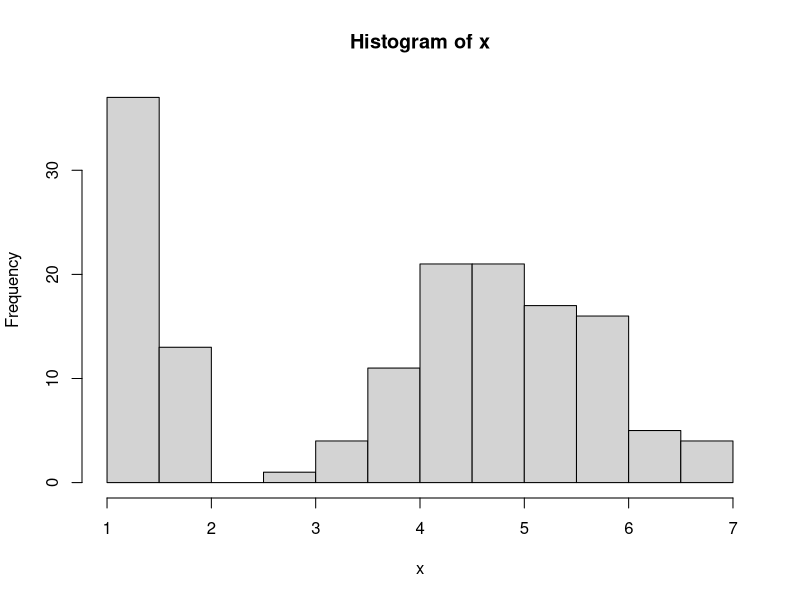
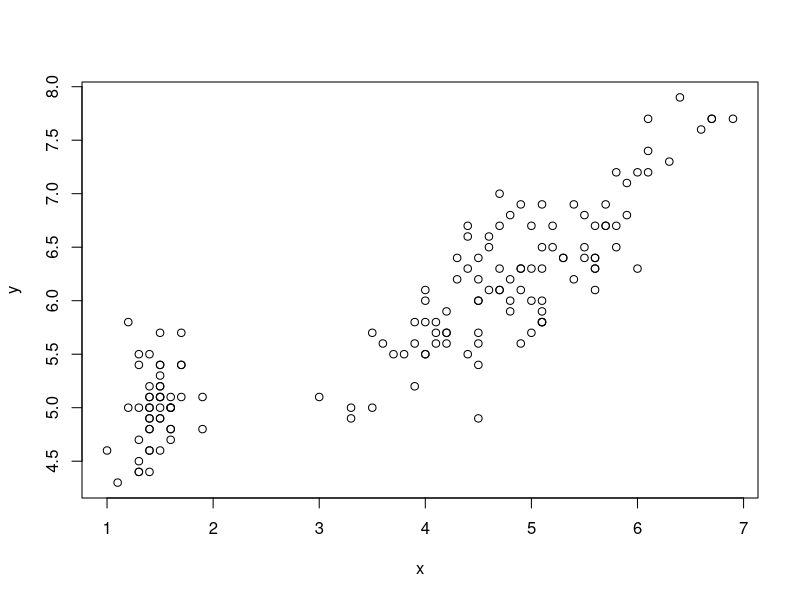
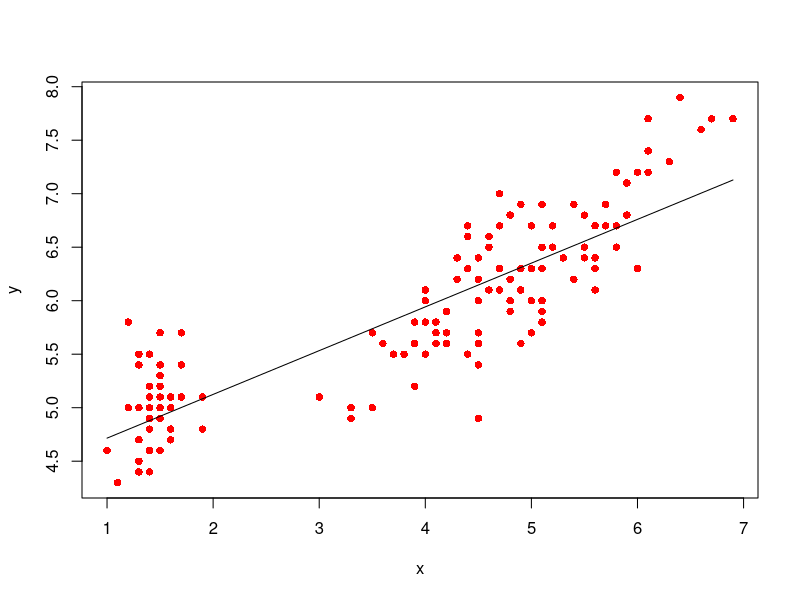

Source code (R) for these figures, in order:
#Codigo para problema 2
mis_dades <- iris
mis_dades
x<-mis_dades$Petal.Length
mean(x)#media
sd(x)#distania típica
#histograma
hist(x)

y <- mis_dades$Sepal.Length
mean(y)
#grafico x,y
plot(x,y)
#sacar m
m<- sum((x-mean(x))*(y-mean(y)))/sum((x-mean(x))^2)
m
#sacar b
b<- mean(y)-m*mean(x)
b
#prediccion
m*1.5+b
####
mod<-lm(y~x)
mod
summary(mod)
#predicciones
data.frame(x=1.5)
predict(mod, data.frame(x=1.5))

data.frame(x=x)
ypred<-predict(mod, data.frame(x=x))
#grafico
plot(x,y, col="red",pch=16)
lines(x,ypred)
#recta r
Rsq<- sum((ypred-mean(y))^2)/sum((y-mean(y))^2)
Rsq

summary(mod)
